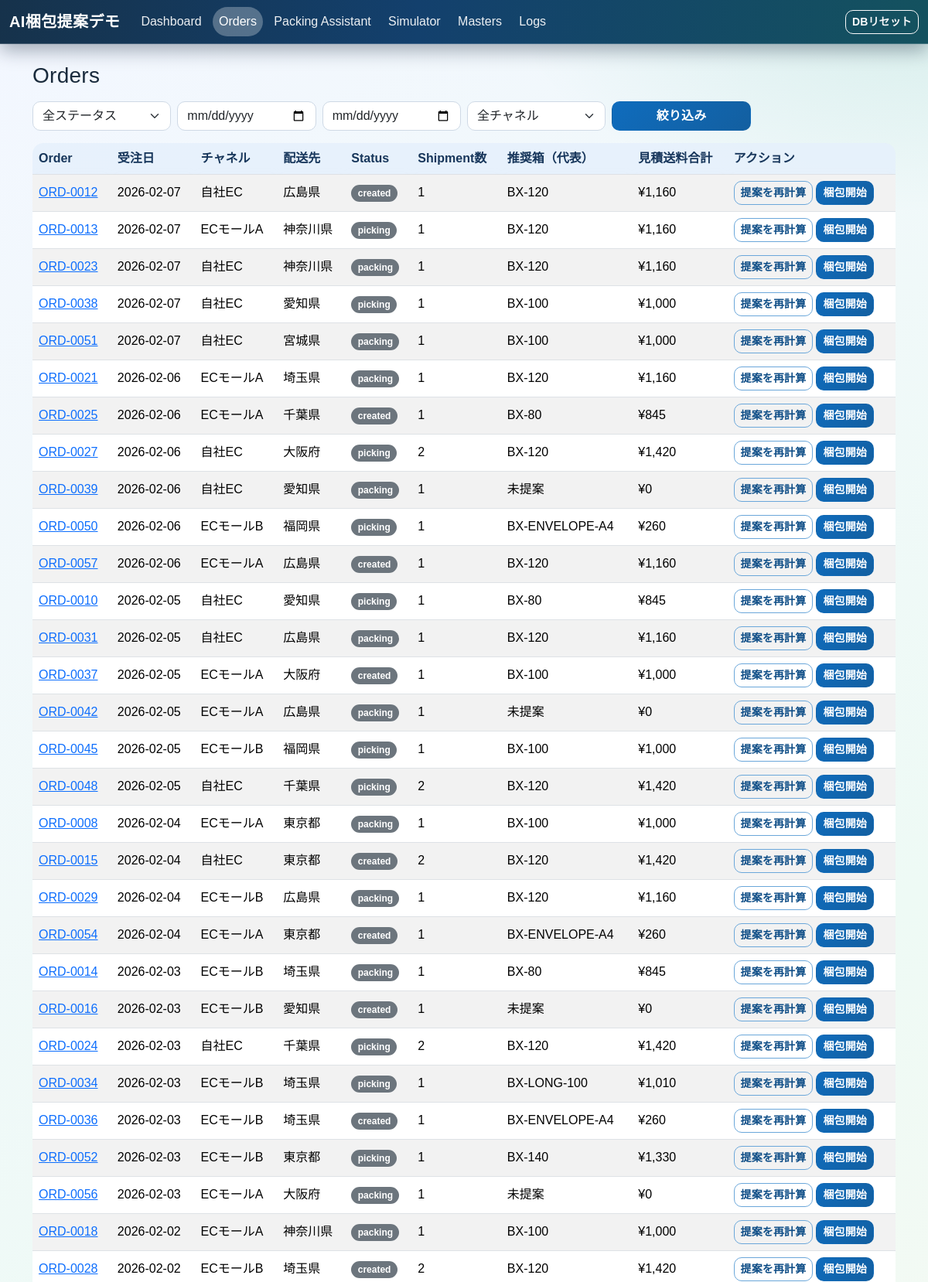
The page /orders (upper part) on the database its author committed.
### app/models.py (models this page shows)
class PackingShipment(Base):
    __tablename__ = "packing_shipments"
    id: Mapped[int] = mapped_column(Integer, primary_key=True, autoincrement=True)
    plan_id: Mapped[int] = mapped_column(ForeignKey("packing_plans.id"), nullable=False, index=True)
    shipment_no: Mapped[int] = mapped_column(Integer, nullable=False)
    split_reason: Mapped[str | None] = mapped_column(String(255), nullable=True)
    recommended_box_id: Mapped[str | None] = mapped_column(String(64), nullable=True)
    recommended_box_name: Mapped[str | None] = mapped_column(String(255), nullable=True)
    carrier: Mapped[str | None] = mapped_column(String(64), nullable=True)
    service: Mapped[str | None] = mapped_column(String(64), nullable=True)
    size_class: Mapped[str | None] = mapped_column(String(16), nullable=True)
    shipping_yen: Mapped[int | None] = mapped_column(Integer, nullable=True)
    box_cost_yen: Mapped[int | None] = mapped_column(Integer, nullable=True)
    total_cost_yen: Mapped[int | None] = mapped_column(Integer, nullable=True)
    fill_ratio: Mapped[float | None] = mapped_column(Float, nullable=True)
    warning_message: Mapped[str | None] = mapped_column(String(255), nullable=True)
    plan: Mapped[PackingPlan] = relationship("PackingPlan", back_populates="shipments")
    items: Mapped[list[PackingShipmentItem]] = relationship(
        "PackingShipmentItem", back_populates="shipment", cascade="all, delete-orphan"
    )
    __table_args__ = (UniqueConstraint("plan_id", "shipment_no", name="uq_shipment_plan_no"),)

class Order(Base):
    __tablename__ = "orders"
    order_id: Mapped[str] = mapped_column(String(64), primary_key=True)
    order_date: Mapped[date] = mapped_column(Date, nullable=False)
    channel: Mapped[str] = mapped_column(String(64), nullable=False)
    destination_prefecture: Mapped[str] = mapped_column(String(64), nullable=False)
    status: Mapped[str] = mapped_column(String(32), nullable=False, default="created")
    customer_note: Mapped[str | None] = mapped_column(Text, nullable=True)
    items: Mapped[list[OrderItem]] = relationship("OrderItem", back_populates="order", cascade="all, delete-orphan")
    plans: Mapped[list[PackingPlan]] = relationship("PackingPlan", back_populates="order", cascade="all, delete-orphan")

### app/main.py (the view)
@app.get("/orders")
def orders(
    request: Request,
    status: str | None = None,
    date_from: str | None = None,
    date_to: str | None = None,
    channel: str | None = None,
    db: Session = Depends(get_db),
):
    query = select(Order)
    from_date = _parse_date(date_from)
    to_date = _parse_date(date_to)
    if status and status != "all":
        query = query.where(Order.status == status)
    if channel and channel != "all":
        query = query.where(Order.channel == channel)
    if from_date:
        query = query.where(Order.order_date >= from_date)
    if to_date:
        query = query.where(Order.order_date <= to_date)
    query = query.order_by(Order.order_date.desc(), Order.order_id.asc())
    rows = db.scalars(query).all()
    for order in rows:
        if latest_plan(db, order.order_id) is None:
            try:
                recalculate_order_plan(db, order.order_id)
            except Exception:
                db.rollback()
    order_ids = [order.order_id for order in rows]
    plans = []
    if order_ids:
        plans = db.scalars(
            select(PackingPlan)
            .options(selectinload(PackingPlan.shipments))
            .where(PackingPlan.order_id.in_(order_ids))
        ).all()
    plan_by_order = {plan.order_id: plan for plan in plans}
    summaries = []
    for order in rows:
        plan = plan_by_order.get(order.order_id)
        shipments = sorted(plan.shipments, key=lambda s: s.shipment_no) if plan else []
        shipment_count = len(shipments)
        representative = shipments[0].recommended_box_id if shipments else "-"
        estimate_total = sum((shipment.total_cost_yen or 0) for shipment in shipments)
        summaries.append(
            {
                "order": order,
                "shipment_count": shipment_count,
                "representative_box": representative or "未提案",
                "estimate_total": estimate_total,
            }
        )
    channels = db.scalars(select(Order.channel).distinct().order_by(Order.channel.asc())).all()
    return templates.TemplateResponse(
        "orders.html",
        _base_context(
            request,
            active_nav="orders",
            summaries=summaries,
            filters={
                "status": status or "all",
                "channel": channel or "all",
                "date_from": date_from or "",
                "date_to": date_to or "",
            },
            channels=channels,
        ),
    )

### app/templates/orders.html (shortened to what this page needs)
{% extends "base.html" %}
{% block content %}
<h1 class="h3 mb-3">Orders</h1>
<form class="row g-2 mb-3" method="get" action="/orders">
  <div class="col-md-2">
    <select class="form-select" name="status">
      <option value="all" {% if filters.status == 'all' %}selected{% endif %}>全ステータス</option>
    </select>
  </div>
  <div class="col-md-2">
    <input class="form-control" type="date" name="date_from" value="{{ filters.date_from }}">
  </div>
  <div class="col-md-2">
    <input class="form-control" type="date" name="date_to" value="{{ filters.date_to }}">
  </div>
  <div class="col-md-2">
    <select class="form-select" name="channel">
      <option value="all" {% if filters.channel == 'all' %}selected{% endif %}>全チャネル</option>
    </select>
  </div>
  <div class="col-md-2">
    <button class="btn btn-primary w-100">絞り込み</button>
  </div>
</form>
<div class="table-responsive">
  <table class="table table-striped align-middle">
    <thead>
      <tr>
        <th>Order</th>
        <th>受注日</th>
        <th>チャネル</th>
        <th>配送先</th>
        <th>Status</th>
        <th>Shipment数</th>
        <th>推奨箱（代表）</th>
        <th>見積送料合計</th>
        <th>アクション</th>
      </tr>
    </thead>
    <tbody>
      {% for row in summaries %}
      <tr>
        <td><a href="/orders/{{ row.order.order_id }}">{{ row.order.order_id }}</a></td>
        <td>{{ row.order.order_date }}</td>
        <td>{{ row.order.channel }}</td>
        <td>{{ row.order.destination_prefecture }}</td>
        <td><span class="badge text-bg-secondary">{{ row.order.status }}</span></td>
        <td>{{ row.shipment_count }}</td>
        <td>{{ row.representative_box }}</td>
        <td>¥{{ '{:,}'.format(row.estimate_total) }}</td>
        <td>
          <div class="d-flex gap-1">
            <form method="post" action="/orders/{{ row.order.order_id }}/recalculate">
              <button class="btn btn-sm btn-outline-primary">提案を再計算</button>
            </form>
            <a class="btn btn-sm btn-primary" href="/packing/{{ row.order.order_id }}">梱包開始</a>
          </div>
        </td>
      </tr>
      {% else %}
      <tr><td colspan="9" class="text-muted">該当データがありません</td></tr>
      {% endfor %}
    </tbody>
  </table>
</div>
{% endblock %}

### app/static/style.css (style rules this page uses)
:root { --bg-1: #f3f7ff; --bg-2: #eefaf5; --bg-3: #fff9f0; --ink-1: #1a2b3c; --ink-2: #4f6075; --brand: #0f6cbd; --brand-2: #17a37b; --line: #d8e1ec; --surface: rgba(255, 255, 255, 0.86); --surface-strong: #ffffff; --shadow-soft: 0 10px 30px rgba(36, 68, 112, 0.1); }
*, *::before, *::after { box-sizing: border-box; }
body { margin: 0; min-height: 100vh; color: var(--ink-1); font-family: "Avenir Next", "Hiragino Kaku Gothic ProN", "Yu Gothic", "Noto Sans JP", sans-serif; background: radial-gradient(1200px 520px at 0% -10%, rgba(15, 108, 189, 0.16), transparent 60%), radial-gradient(900px 460px at 100% 0%, rgba(23, 163, 123, 0.12), transparent 60%), linear-gradient(145deg, var(--bg-1), var(--bg-2) 50%, var(--bg-3)); background-attachment: fixed; }
h1, h2, h3 { color: #102238; letter-spacing: 0.01em; }
.table-responsive { border-radius: 14px; }
.table { margin-bottom: 0; }
.table td, .table th { vertical-align: middle; }
.table thead th { position: sticky; top: 0; z-index: 1; color: #17365b; font-weight: 700; border-bottom-width: 1px; background: rgba(230, 240, 252, 0.85); backdrop-filter: blur(6px); }
.table tbody tr { transition: background-color 0.2s ease, transform 0.15s ease; }
.btn { border-radius: 10px; font-weight: 600; letter-spacing: 0.01em; transition: transform 0.15s ease, box-shadow 0.2s ease; }
.btn-primary { border-color: transparent; background: linear-gradient(135deg, #0f6cbd, #135fa0); }
.btn-outline-primary { border-color: #6ba7da; color: #0f4e87; }
.form-control, .form-select, textarea { border-color: #cfd9e5; border-radius: 10px; background-color: var(--surface-strong); }
.badge { border-radius: 999px; font-weight: 600; padding: 0.45em 0.7em; }

### rows shown on the page
PackingShipment: order.order_id "ORD-0012", order.order_date "2026-02-07", order.channel "自社EC", order.destination_prefecture "広島県", order.status "created", shipment_count "1", representative_box "BX-120", estimate_total "1,160"
PackingShipment: order.order_id "ORD-0013", order.order_date "2026-02-07", order.channel "ECモールA", order.destination_prefecture "神奈川県", order.status "picking", shipment_count "1", representative_box "BX-120", estimate_total "1,160"
PackingShipment: order.order_id "ORD-0023", order.order_date "2026-02-07", order.channel "自社EC", order.destination_prefecture "神奈川県", order.status "packing", shipment_count "1", representative_box "BX-120", estimate_total "1,160"
PackingShipment: order.order_id "ORD-0038", order.order_date "2026-02-07", order.channel "自社EC", order.destination_prefecture "愛知県", order.status "picking", shipment_count "1", representative_box "BX-100", estimate_total "1,000"
PackingShipment: order.order_id "ORD-0051", order.order_date "2026-02-07", order.channel "自社EC", order.destination_prefecture "宮城県", order.status "packing", shipment_count "1", representative_box "BX-100", estimate_total "1,000"
PackingShipment: order.order_id "ORD-0021", order.order_date "2026-02-06", order.channel "ECモールA", order.destination_prefecture "埼玉県", order.status "packing", shipment_count "1", representative_box "BX-120", estimate_total "1,160"
PackingShipment: order.order_id "ORD-0025", order.order_date "2026-02-06", order.channel "ECモールA", order.destination_prefecture "千葉県", order.status "created", shipment_count "1", representative_box "BX-80", estimate_total "845"
PackingShipment: order.order_id "ORD-0027", order.order_date "2026-02-06", order.channel "自社EC", order.destination_prefecture "大阪府", order.status "picking", shipment_count "2", representative_box "BX-120", estimate_total "1,420"
Order: order.order_id "ORD-0039", order.order_date "2026-02-06", order.channel "自社EC", order.destination_prefecture "愛知県", order.status "packing"
PackingShipment: order.order_id "ORD-0050", order.order_date "2026-02-06", order.channel "ECモールB", order.destination_prefecture "福岡県", order.status "picking", shipment_count "1", representative_box "BX-ENVELOPE-A4", estimate_total "260"
PackingShipment: order.order_id "ORD-0057", order.order_date "2026-02-06", order.channel "ECモールA", order.destination_prefecture "広島県", order.status "created", shipment_count "1", representative_box "BX-120", estimate_total "1,160"
PackingShipment: order.order_id "ORD-0010", order.order_date "2026-02-05", order.channel "自社EC", order.destination_prefecture "愛知県", order.status "picking", shipment_count "1", representative_box "BX-80", estimate_total "845"
PackingShipment: order.order_id "ORD-0031", order.order_date "2026-02-05", order.channel "自社EC", order.destination_prefecture "広島県", order.status "packing", shipment_count "1", representative_box "BX-120", estimate_total "1,160"
PackingShipment: order.order_id "ORD-0037", order.order_date "2026-02-05", order.channel "ECモールA", order.destination_prefecture "大阪府", order.status "created", shipment_count "1", representative_box "BX-100", estimate_total "1,000"
Order: order.order_id "ORD-0042", order.order_date "2026-02-05", order.channel "ECモールA", order.destination_prefecture "広島県", order.status "packing"
PackingShipment: order.order_id "ORD-0045", order.order_date "2026-02-05", order.channel "ECモールB", order.destination_prefecture "福岡県", order.status "picking", shipment_count "1", representative_box "BX-100", estimate_total "1,000"
PackingShipment: order.order_id "ORD-0048", order.order_date "2026-02-05", order.channel "自社EC", order.destination_prefecture "千葉県", order.status "picking", shipment_count "2", representative_box "BX-120", estimate_total "1,420"
PackingShipment: order.order_id "ORD-0008", order.order_date "2026-02-04", order.channel "ECモールA", order.destination_prefecture "東京都", order.status "packing", shipment_count "1", representative_box "BX-100", estimate_total "1,000"
PackingShipment: order.order_id "ORD-0015", order.order_date "2026-02-04", order.channel "自社EC", order.destination_prefecture "東京都", order.status "created", shipment_count "2", representative_box "BX-120", estimate_total "1,420"
PackingShipment: order.order_id "ORD-0029", order.order_date "2026-02-04", order.channel "ECモールB", order.destination_prefecture "広島県", order.status "packing", shipment_count "1", representative_box "BX-120", estimate_total "1,160"
PackingShipment: order.order_id "ORD-0054", order.order_date "2026-02-04", order.channel "ECモールA", order.destination_prefecture "東京都", order.status "created", shipment_count "1", representative_box "BX-ENVELOPE-A4", estimate_total "260"
PackingShipment: order.order_id "ORD-0014", order.order_date "2026-02-03", order.channel "ECモールB", order.destination_prefecture "埼玉県", order.status "packing", shipment_count "1", representative_box "BX-80", estimate_total "845"
Order: order.order_id "ORD-0016", order.order_date "2026-02-03", order.channel "ECモールB", order.destination_prefecture "愛知県", order.status "created"
PackingShipment: order.order_id "ORD-0024", order.order_date "2026-02-03", order.channel "自社EC", order.destination_prefecture "千葉県", order.status "picking", shipment_count "2", representative_box "BX-120", estimate_total "1,420"
PackingShipment: order.order_id "ORD-0034", order.order_date "2026-02-03", order.channel "ECモールB", order.destination_prefecture "埼玉県", order.status "picking", shipment_count "1", representative_box "BX-LONG-100", estimate_total "1,010"
PackingShipment: order.order_id "ORD-0036", order.order_date "2026-02-03", order.channel "ECモールB", order.destination_prefecture "埼玉県", order.status "created", shipment_count "1", representative_box "BX-ENVELOPE-A4", estimate_total "260"
PackingShipment: order.order_id "ORD-0052", order.order_date "2026-02-03", order.channel "ECモールB", order.destination_prefecture "東京都", order.status "picking", shipment_count "1", representative_box "BX-140", estimate_total "1,330"
Order: order.order_id "ORD-0056", order.order_date "2026-02-03", order.channel "ECモールA", order.destination_prefecture "大阪府", order.status "packing"
PackingShipment: order.order_id "ORD-0018", order.order_date "2026-02-02", order.channel "ECモールA", order.destination_prefecture "神奈川県", order.status "packing", shipment_count "1", representative_box "BX-100", estimate_total "1,000"
PackingShipment: order.order_id "ORD-0028", order.order_date "2026-02-02", order.channel "ECモールB", order.destination_prefecture "埼玉県", order.status "created", shipment_count "2", representative_box "BX-120", estimate_total "1,420"

### other values the page prints
{{ row.shipment_count }} "1" "1" "1" "1"
{{ row.representative_box }} "未提案" "未提案" "未提案" "未提案"
{{ '{:,}'.format(row.estimate_total) }} "0" "0" "0" "0"
